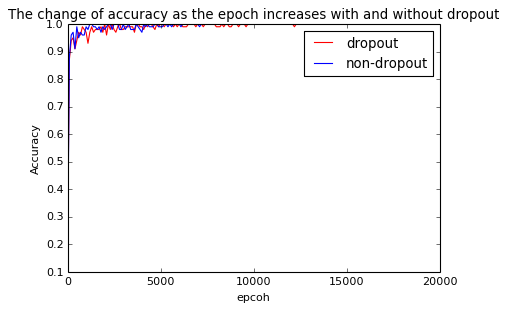

Write the Python code that produced this figure.
#!/usr/bin/env python3
# -*- coding: utf-8 -*-
"""
Created on Thu Apr 20 20:59:40 2017

@author: minjiang
"""

from tensorflow.examples.tutorials.mnist import input_data
import tensorflow as tf
import matplotlib.pyplot as plt
import numpy as np

mnist = input_data.read_data_sets('MNIST_data', one_hot=True)
sess = tf.InteractiveSession()

#权重初始化采用截断正态分布（2 sigma以内）
def weight_variable(shape):
  initial = tf.truncated_normal(shape, stddev=0.1, dtype=tf.float32)
  return tf.Variable(initial)

#偏置初始化为0.1
def bias_variable(shape):
  initial = tf.constant(0.1, shape=shape, dtype=tf.float32)
  return tf.Variable(initial)

#卷积函数定义，strides：卷积模板移动步长，都是1代表会不遗漏地划过图片中的每一个点
#SAME：代表给边界加上Padding让卷积的输出和输入保存一致
def conv2d(x, W):
  return tf.nn.conv2d(x, W, strides=[1, 1, 1, 1], padding='SAME')
#池化函数定义，ksize： 使用2*2的池化窗口；strides：相邻池化窗口的水平/竖直位移，2*2
#此时为无重叠池化
def max_pool_2x2(x):
  return tf.nn.max_pool(x, ksize=[1, 2, 2, 1],
                        strides=[1, 2, 2, 1], padding='SAME')

#定义迭代次数；batch的大小；学习率
epoch_max = 20000
batch_size = 100
Learning_rate = 1e-4

#将1维输入向量（1*784）转为2为（28*28）；-1代表样本数不固定
x = tf.placeholder(tf.float32, shape=[None, 784])
y_ = tf.placeholder(tf.float32, shape=[None, 10])
x_image = tf.reshape(x, [-1,28,28,1])

#定义第一个卷积层，卷积核大小5*5，1个颜色通道，卷积核数目32
W_conv1 = weight_variable([5, 5, 1, 32])
b_conv1 = bias_variable([32])
#使用tanh激励函数
h_conv1 = tf.nn.relu(conv2d(x_image, W_conv1) + b_conv1)
h_pool1 = max_pool_2x2(h_conv1)

#定义第二个卷积层
W_conv2 = weight_variable([5, 5, 32, 64])
b_conv2 = bias_variable([64])

h_conv2 = tf.nn.relu(conv2d(h_pool1, W_conv2) + b_conv2)
h_pool2 = max_pool_2x2(h_conv2)

#定义第一个全连接层，隐层节点数为1024
#两次池化之后，图片尺寸由28*28变为7*7，因此一维输出的尺寸为7*7*64
W_fc1 = weight_variable([7 * 7 * 64, 1024])
b_fc1 = bias_variable([1024])

h_pool2_flat = tf.reshape(h_pool2, [-1, 7*7*64])
h_fc1 = tf.nn.relu(tf.matmul(h_pool2_flat, W_fc1) + b_fc1)

#为了减轻过拟合，使用Dropout层
keep_prob = tf.placeholder(tf.float32)
h_fc1_drop = tf.nn.dropout(h_fc1, keep_prob)

#定义输出层，softmax层
W_fc2 = weight_variable([1024, 10])
b_fc2 = bias_variable([10])

y_conv=tf.nn.softmax(tf.matmul(h_fc1_drop, W_fc2) + b_fc2)

#定义损失函数，交叉熵
cross_entropy = -tf.reduce_sum(y_*tf.log(y_conv))
#采用Adam来优化，学习率为1E-4
train_step = tf.train.AdamOptimizer(Learning_rate).minimize(cross_entropy)

#定义评测准确率
correct_prediction = tf.equal(tf.argmax(y_conv,1), tf.argmax(y_,1))
accuracy = tf.reduce_mean(tf.cast(correct_prediction, tf.float32))

#开始训练
sess.run(tf.global_variables_initializer())

epoch = []
train_acc = []
valid_acc = []

for i in range(epoch_max):
  batch = mnist.train.next_batch(batch_size)
  train_step.run(feed_dict={x: batch[0], y_: batch[1], keep_prob:0.5})
  if i%100 == 0:
      epoch.append(i)
      train_accuracy = accuracy.eval(feed_dict={x:batch[0], y_: batch[1],
                                     keep_prob:1.0})
      train_acc.append(train_accuracy)
      
 #     valid_accuracy = accuracy.eval(feed_dict={x:mnist.validation.images, y_:mnist.validation.labels})
 #     valid_acc.append(valid_accuracy)


#test_acc  = accuracy.eval(feed_dict={x:mnist.test.images, y_:mnist.test.labels})

#逐批次地对测试样本进行预测
test_num = np.shape(mnist.test.images)[0]
test_epoch = test_num // batch_size
test_acc = []
for i in range(test_epoch):
    test_accuarcy  = accuracy.eval(feed_dict={x:mnist.test.images[i*batch_size:(i+1)*batch_size],
                             y_:mnist.test.labels[i*batch_size:(i+1)*batch_size]
                             ,keep_prob:1.0})
    test_acc.append(test_accuarcy)
test_acc_mean = np.mean(test_acc)

np.save('train_acc_dropout.npy', train_acc)
np.save('test_acc_dropout.npy', test_acc_mean)
#画图,比较使用和不使用dropout时收敛情况
train_acc_nondrop = np.load('train_acc_adam.npy')
plt.plot(epoch, train_acc, 'r-', label='dropout')
plt.plot(epoch, train_acc_nondrop, 'b-', label='non-dropout')
plt.title('The change of accuracy as the epoch increases with and without dropout')
plt.ylabel('Accuracy')
plt.xlabel('epcoh')
plt.legend()
plt.show()
